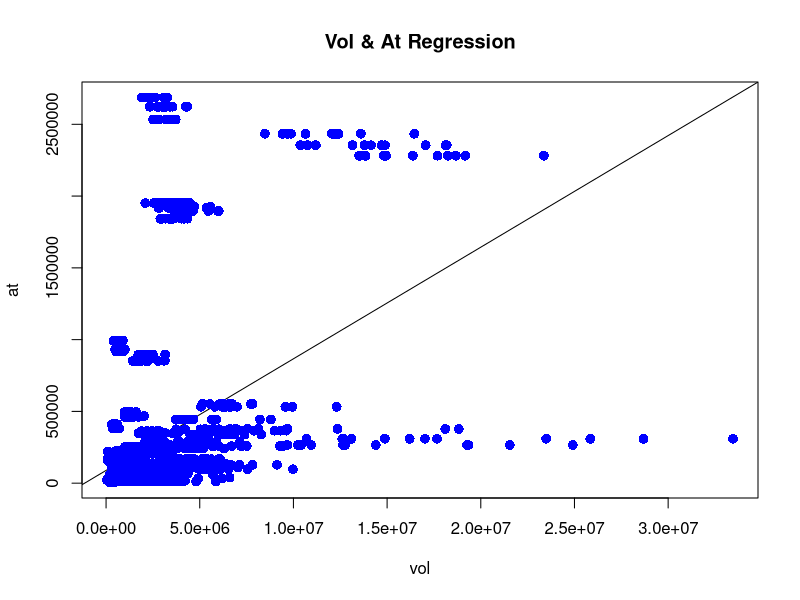
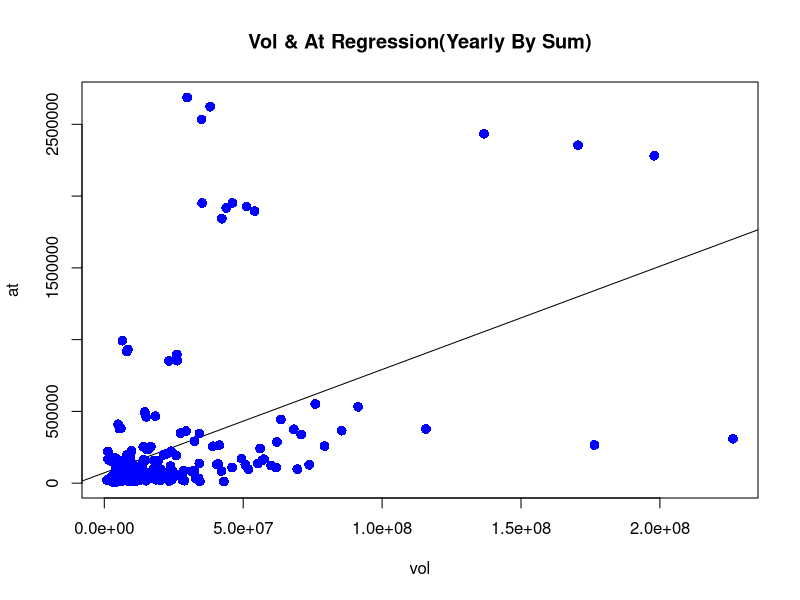
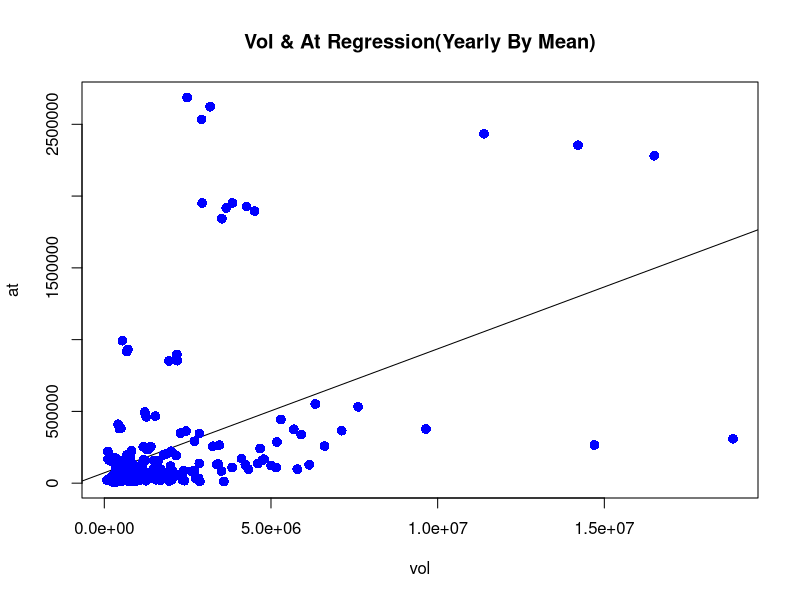

These charts were generated, in order, by the following R code:
## ---- chunk 1
library("readxl")
library(fBasics)
library(reshape)
## ---- chunk 2
compustat <- read_excel("COMPUSTAT.xlsx")
crsp <- read_excel("CRSP.xlsx")

merged <- merge(compustat, crsp, by = c("fyear","cusip8"))

## ---- chunk 3
x1 <- merged[["vol"]]
y1 <- merged[["at"]]
relation1 <- lm(y1~x1)
print(summary(relation1))
plot(x1,y1,col = "blue",main = "Vol & At Regression",
     abline(relation1),cex = 1.3,pch = 16,xlab = "vol",ylab = "at")

## ---- chunk 4
yearMerged1 <- aggregate(merged$vol, by=list(merged$fyear, merged$cusip8, merged$at), FUN=sum, na.rm=TRUE)
## ---- chunk 5
x2 <- yearMerged1[["x"]]
y2 <- yearMerged1[["Group.3"]]
relation2 <- lm(y2~x2)
print(summary(relation2))
plot(x2,y2,col = "blue",main = "Vol & At Regression(Yearly By Sum)",
     abline(relation2),cex = 1.3,pch = 16,xlab = "vol",ylab = "at")

## ---- chunk 6
yearMerged2 <- aggregate(merged$vol, by=list(merged$fyear, merged$cusip8, merged$at), FUN=mean, na.rm=TRUE)
x3 <- yearMerged2[["x"]]
y3 <- yearMerged2[["Group.3"]]
relation3 <- lm(y3~x3)
print(summary(relation3))
plot(x3,y3,col = "blue",main = "Vol & At Regression(Yearly By Mean)",
     abline(relation3),cex = 1.3,pch = 16,xlab = "vol",ylab = "at")

## ---- chunk 7
Table <- matrix(c(relation1$coefficients, relation2$coefficients, relation3$coefficients),ncol = 2, byrow = TRUE)
colnames(Table) <- c("Intercept","x")
rownames(Table) <- c("Montly(Question 1)","Yearly By Sum(Question 2)","Yearly By Mean(Question 3)")
print(Table)
